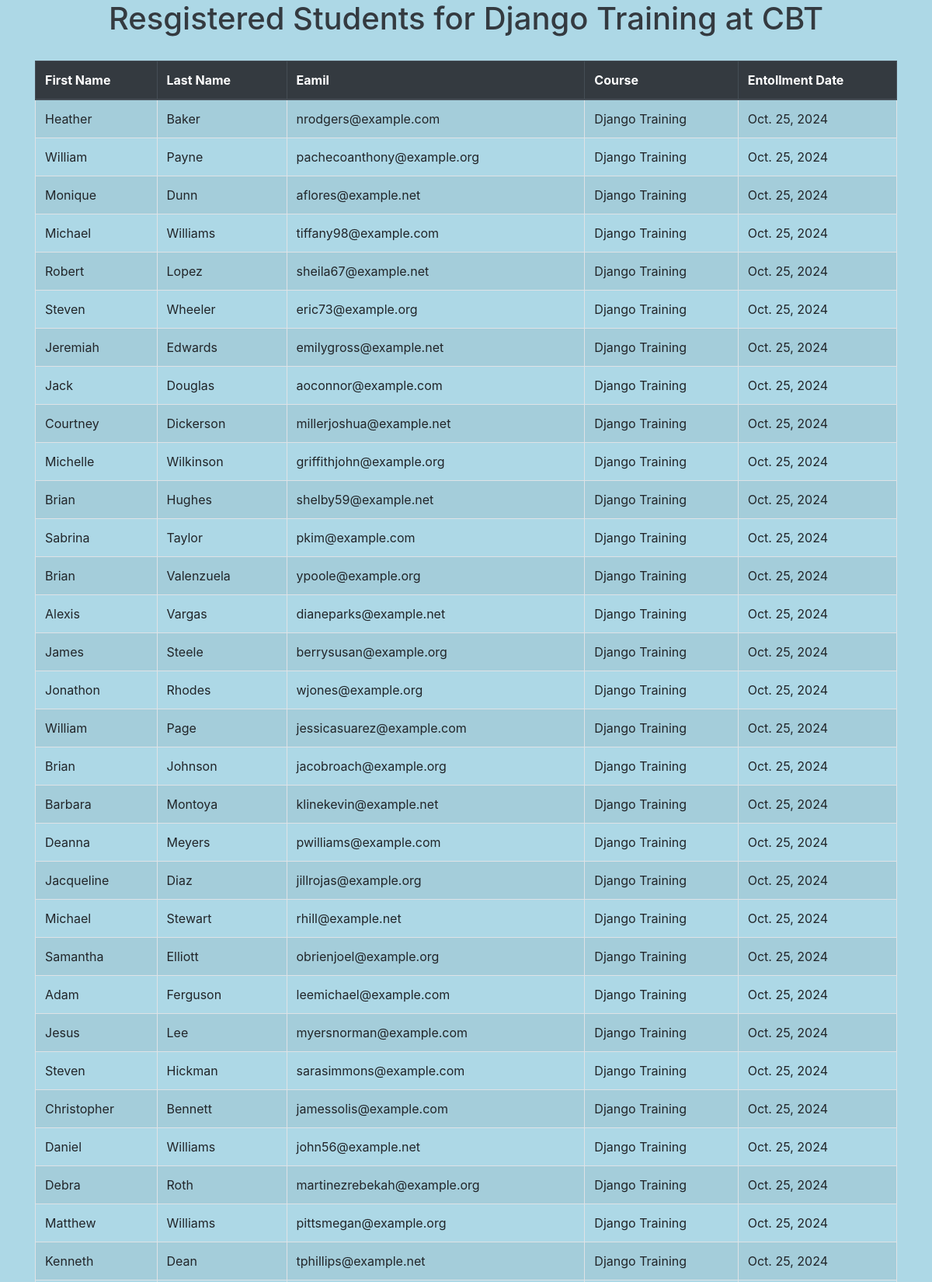
The app's page /student_table/ (upper part) with its own data.
### carrerbridge_django_app1/models.py (models this page shows)
class Student(models.Model):
    first_name = models.CharField(max_length=30)
    last_name = models.CharField(max_length=30)
    email = models.EmailField(unique=True)
    course_name = models.CharField(default="Django Training",max_length=50)
    enrollment_date = models.DateField(auto_now_add=True)

### carrerbridge_django_app1/views.py (the view)
# urls.py: path('student_table/',views.student_table,name='student_table'),
def student_table(request):
    students = Student.objects.all()
    return render(request, 'carrerbridge_django_app1/student_table.html', {'students':students})

### templates/carrerbridge_django_app1/student_table.html (shortened to what this page needs)
<!doctype html>
<html lang="en">
  <head>
    <link rel="stylesheet" href="https://cdn.jsdelivr.net/npm/bootstrap@4.6.2/dist/css/bootstrap.min.css">
  </head>
  <body>
    <div class="container">
        <h1>Resgistered Students for Django Training at CBT </h1>
      <table class="table table-bordered table-hover table-striped">
        <thead class="thead-dark">
        <tr>
          <th scope="col">First Name</th>
          <th scope="col">Last Name</th>
          <th scope="col">Eamil</th>
          <th scope="col">Course</th>
          <th scope="col">Entollment Date</th>
        </tr>
        </thead>
        <tbody>
            {% for student in students %}
        <tr>
          <td>{{ student.first_name}}</td>
          <td>{{student.last_name}}</td>
          <td>{{student.email}}</td>
          <td>{{student.course_name}}</td>
          <td>{{student.enrollment_date}}</td>
        </tr>
        {% empty %}
        <tr>
          <td colspan="5" class="text-center">NO studnet Registered yet.</td>
        </tr>
        {% endfor %}
        </tbody>
      </table>
    </div>
  </body>
</html>

### templates/carrerbridge_django_app1/student_table.html (style rules this page uses)
body { background-color:lightblue; }
.container { margin-bottom: 30px; color: #343a40; }
h1 { text-align:center; margin-bottom: 30px; color: #343a40; }

### records on screen
Student: first_name "Heather", last_name "Baker", email "nrodgers@example.com", course_name "Django Training", enrollment_date "Oct. 25, 2024"
Student: first_name "William", last_name "Payne", email "pachecoanthony@example.org", course_name "Django Training", enrollment_date "Oct. 25, 2024"
Student: first_name "Monique", last_name "Dunn", email "aflores@example.net", course_name "Django Training", enrollment_date "Oct. 25, 2024"
Student: first_name "Michael", last_name "Williams", email "tiffany98@example.com", course_name "Django Training", enrollment_date "Oct. 25, 2024"
Student: first_name "Robert", last_name "Lopez", email "sheila67@example.net", course_name "Django Training", enrollment_date "Oct. 25, 2024"
Student: first_name "Steven", last_name "Wheeler", email "eric73@example.org", course_name "Django Training", enrollment_date "Oct. 25, 2024"
Student: first_name "Jeremiah", last_name "Edwards", email "emilygross@example.net", course_name "Django Training", enrollment_date "Oct. 25, 2024"
Student: first_name "Jack", last_name "Douglas", email "aoconnor@example.com", course_name "Django Training", enrollment_date "Oct. 25, 2024"
Student: first_name "Courtney", last_name "Dickerson", email "millerjoshua@example.net", course_name "Django Training", enrollment_date "Oct. 25, 2024"
Student: first_name "Michelle", last_name "Wilkinson", email "griffithjohn@example.org", course_name "Django Training", enrollment_date "Oct. 25, 2024"
Student: first_name "Brian", last_name "Hughes", email "shelby59@example.net", course_name "Django Training", enrollment_date "Oct. 25, 2024"
Student: first_name "Sabrina", last_name "Taylor", email "pkim@example.com", course_name "Django Training", enrollment_date "Oct. 25, 2024"
Student: first_name "Brian", last_name "Valenzuela", email "ypoole@example.org", course_name "Django Training", enrollment_date "Oct. 25, 2024"
Student: first_name "Alexis", last_name "Vargas", email "dianeparks@example.net", course_name "Django Training", enrollment_date "Oct. 25, 2024"
Student: first_name "James", last_name "Steele", email "berrysusan@example.org", course_name "Django Training", enrollment_date "Oct. 25, 2024"
Student: first_name "Jonathon", last_name "Rhodes", email "wjones@example.org", course_name "Django Training", enrollment_date "Oct. 25, 2024"
Student: first_name "William", last_name "Page", email "jessicasuarez@example.com", course_name "Django Training", enrollment_date "Oct. 25, 2024"
Student: first_name "Brian", last_name "Johnson", email "jacobroach@example.org", course_name "Django Training", enrollment_date "Oct. 25, 2024"
Student: first_name "Barbara", last_name "Montoya", email "klinekevin@example.net", course_name "Django Training", enrollment_date "Oct. 25, 2024"
Student: first_name "Deanna", last_name "Meyers", email "pwilliams@example.com", course_name "Django Training", enrollment_date "Oct. 25, 2024"
Student: first_name "Jacqueline", last_name "Diaz", email "jillrojas@example.org", course_name "Django Training", enrollment_date "Oct. 25, 2024"
Student: first_name "Michael", last_name "Stewart", email "rhill@example.net", course_name "Django Training", enrollment_date "Oct. 25, 2024"
Student: first_name "Samantha", last_name "Elliott", email "obrienjoel@example.org", course_name "Django Training", enrollment_date "Oct. 25, 2024"
Student: first_name "Adam", last_name "Ferguson", email "leemichael@example.com", course_name "Django Training", enrollment_date "Oct. 25, 2024"
Student: first_name "Jesus", last_name "Lee", email "myersnorman@example.com", course_name "Django Training", enrollment_date "Oct. 25, 2024"
Student: first_name "Steven", last_name "Hickman", email "sarasimmons@example.com", course_name "Django Training", enrollment_date "Oct. 25, 2024"
Student: first_name "Christopher", last_name "Bennett", email "jamessolis@example.com", course_name "Django Training", enrollment_date "Oct. 25, 2024"
Student: first_name "Daniel", last_name "Williams", email "john56@example.net", course_name "Django Training", enrollment_date "Oct. 25, 2024"
Student: first_name "Debra", last_name "Roth", email "martinezrebekah@example.org", course_name "Django Training", enrollment_date "Oct. 25, 2024"
Student: first_name "Matthew", last_name "Williams", email "pittsmegan@example.org", course_name "Django Training", enrollment_date "Oct. 25, 2024"
Student: first_name "Kenneth", last_name "Dean", email "tphillips@example.net", course_name "Django Training", enrollment_date "Oct. 25, 2024"
